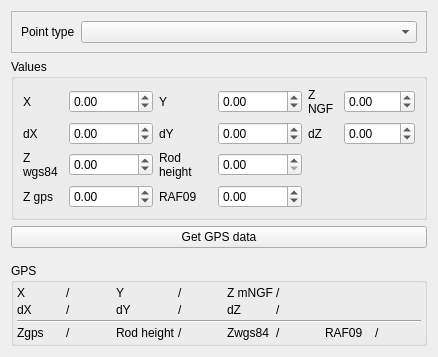
<?xml version="1.0" encoding="UTF-8"?>
<ui version="4.0">
 <class>Form_base3</class>
 <widget class="QWidget" name="Form_base3">
  <property name="geometry">
   <rect>
    <x>0</x>
    <y>0</y>
    <width>438</width>
    <height>357</height>
   </rect>
  </property>
  <property name="windowTitle">
   <string>Form</string>
  </property>
  <layout class="QVBoxLayout" name="verticalLayout">
   <item>
    <widget class="QFrame" name="frame">
     <property name="frameShape">
      <enum>QFrame::StyledPanel</enum>
     </property>
     <property name="frameShadow">
      <enum>QFrame::Raised</enum>
     </property>
     <layout class="QFormLayout" name="formLayout_2">
      <item row="0" column="0">
       <widget class="QLabel" name="label">
        <property name="text">
         <string>Point type</string>
        </property>
       </widget>
      </item>
      <item row="0" column="1">
       <widget class="QComboBox" name="comboBox_position"/>
      </item>
     </layout>
    </widget>
   </item>
   <item>
    <widget class="QGroupBox" name="groupBox_2">
     <property name="title">
      <string>Values</string>
     </property>
     <layout class="QGridLayout" name="gridLayout_2">
      <item row="4" column="0">
       <widget class="QLabel" name="label_13">
        <property name="text">
         <string>Z wgs84</string>
        </property>
        <property name="wordWrap">
         <bool>true</bool>
        </property>
       </widget>
      </item>
      <item row="1" column="3">
       <widget class="QDoubleSpinBox" name="doubleSpinBox_dY">
        <property name="minimum">
         <double>-1.000000000000000</double>
        </property>
       </widget>
      </item>
      <item row="0" column="1">
       <widget class="QDoubleSpinBox" name="doubleSpinBox_X">
        <property name="minimum">
         <double>-1.000000000000000</double>
        </property>
        <property name="maximum">
         <double>9999999.000000000000000</double>
        </property>
       </widget>
      </item>
      <item row="1" column="2">
       <widget class="QLabel" name="label_14">
        <property name="text">
         <string>dY</string>
        </property>
       </widget>
      </item>
      <item row="0" column="0">
       <widget class="QLabel" name="label_5">
        <property name="text">
         <string>X</string>
        </property>
       </widget>
      </item>
      <item row="5" column="1">
       <widget class="QDoubleSpinBox" name="doubleSpinBox_Zgps">
        <property name="minimum">
         <double>-100.000000000000000</double>
        </property>
        <property name="maximum">
         <double>9999.000000000000000</double>
        </property>
       </widget>
      </item>
      <item row="4" column="1">
       <widget class="QDoubleSpinBox" name="doubleSpinBox_Zwgs84">
        <property name="minimum">
         <double>-100.000000000000000</double>
        </property>
        <property name="maximum">
         <double>9999.000000000000000</double>
        </property>
       </widget>
      </item>
      <item row="5" column="2">
       <widget class="QLabel" name="label_16">
        <property name="text">
         <string>RAF09</string>
        </property>
        <property name="wordWrap">
         <bool>true</bool>
        </property>
       </widget>
      </item>
      <item row="5" column="0">
       <widget class="QLabel" name="label_18">
        <property name="text">
         <string>Z gps</string>
        </property>
        <property name="wordWrap">
         <bool>true</bool>
        </property>
       </widget>
      </item>
      <item row="4" column="3">
       <widget class="QDoubleSpinBox" name="doubleSpinBox_hautperche"/>
      </item>
      <item row="5" column="3">
       <widget class="QDoubleSpinBox" name="doubleSpinBox_raf09">
        <property name="minimum">
         <double>-999.000000000000000</double>
        </property>
        <property name="maximum">
         <double>999.000000000000000</double>
        </property>
       </widget>
      </item>
      <item row="4" column="2">
       <widget class="QLabel" name="label_22">
        <property name="text">
         <string>Rod height</string>
        </property>
        <property name="wordWrap">
         <bool>true</bool>
        </property>
       </widget>
      </item>
      <item row="0" column="2">
       <widget class="QLabel" name="label_9">
        <property name="text">
         <string>Y</string>
        </property>
       </widget>
      </item>
      <item row="0" column="4">
       <widget class="QLabel" name="label_11">
        <property name="text">
         <string>Z NGF</string>
        </property>
        <property name="wordWrap">
         <bool>true</bool>
        </property>
       </widget>
      </item>
      <item row="0" column="3">
       <widget class="QDoubleSpinBox" name="doubleSpinBox_Y">
        <property name="minimum">
         <double>-1.000000000000000</double>
        </property>
        <property name="maximum">
         <double>9999999.000000000000000</double>
        </property>
       </widget>
      </item>
      <item row="0" column="5">
       <widget class="QDoubleSpinBox" name="doubleSpinBox_Zngf">
        <property name="enabled">
         <bool>true</bool>
        </property>
        <property name="minimum">
         <double>-100.000000000000000</double>
        </property>
        <property name="maximum">
         <double>9999.000000000000000</double>
        </property>
       </widget>
      </item>
      <item row="1" column="0">
       <widget class="QLabel" name="label_7">
        <property name="text">
         <string>dX</string>
        </property>
       </widget>
      </item>
      <item row="1" column="1">
       <widget class="QDoubleSpinBox" name="doubleSpinBox_dX">
        <property name="minimum">
         <double>-1.000000000000000</double>
        </property>
       </widget>
      </item>
      <item row="1" column="4">
       <widget class="QLabel" name="label_15">
        <property name="text">
         <string>dZ</string>
        </property>
       </widget>
      </item>
      <item row="1" column="5">
       <widget class="QDoubleSpinBox" name="doubleSpinBox_dZ">
        <property name="minimum">
         <double>-1.000000000000000</double>
        </property>
       </widget>
      </item>
     </layout>
    </widget>
   </item>
   <item>
    <widget class="QPushButton" name="pushButton_catchvalues">
     <property name="text">
      <string>Get GPS data</string>
     </property>
    </widget>
   </item>
   <item>
    <spacer name="verticalSpacer">
     <property name="orientation">
      <enum>Qt::Vertical</enum>
     </property>
     <property name="sizeHint" stdset="0">
      <size>
       <width>20</width>
       <height>40</height>
      </size>
     </property>
    </spacer>
   </item>
   <item>
    <widget class="QGroupBox" name="groupBox_3">
     <property name="title">
      <string>GPS</string>
     </property>
     <layout class="QGridLayout" name="gridLayout_17">
      <property name="leftMargin">
       <number>3</number>
      </property>
      <property name="topMargin">
       <number>3</number>
      </property>
      <property name="rightMargin">
       <number>3</number>
      </property>
      <property name="bottomMargin">
       <number>3</number>
      </property>
      <property name="spacing">
       <number>3</number>
      </property>
      <item row="0" column="3">
       <widget class="QLabel" name="label_Y">
        <property name="text">
         <string>/</string>
        </property>
       </widget>
      </item>
      <item row="0" column="2">
       <widget class="QLabel" name="label_64">
        <property name="text">
         <string>Y</string>
        </property>
       </widget>
      </item>
      <item row="1" column="5">
       <widget class="QLabel" name="label_dZ">
        <property name="text">
         <string>/</string>
        </property>
       </widget>
      </item>
      <item row="0" column="5">
       <widget class="QLabel" name="label_Z">
        <property name="text">
         <string>/</string>
        </property>
       </widget>
      </item>
      <item row="1" column="1">
       <widget class="QLabel" name="label_dX">
        <property name="text">
         <string>/</string>
        </property>
       </widget>
      </item>
      <item row="3" column="6">
       <widget class="QLabel" name="label_61">
        <property name="text">
         <string>RAF09</string>
        </property>
       </widget>
      </item>
      <item row="1" column="4">
       <widget class="QLabel" name="label_68">
        <property name="text">
         <string>dZ</string>
        </property>
       </widget>
      </item>
      <item row="1" column="0">
       <widget class="QLabel" name="label_65">
        <property name="text">
         <string>dX</string>
        </property>
       </widget>
      </item>
      <item row="1" column="2">
       <widget class="QLabel" name="label_67">
        <property name="text">
         <string>dY</string>
        </property>
       </widget>
      </item>
      <item row="1" column="3">
       <widget class="QLabel" name="label_dY">
        <property name="text">
         <string>/</string>
        </property>
       </widget>
      </item>
      <item row="3" column="0">
       <widget class="QLabel" name="label_62">
        <property name="text">
         <string>Zgps</string>
        </property>
       </widget>
      </item>
      <item row="0" column="4">
       <widget class="QLabel" name="label_66">
        <property name="text">
         <string>Z mNGF</string>
        </property>
       </widget>
      </item>
      <item row="3" column="1">
       <widget class="QLabel" name="label_zgps">
        <property name="text">
         <string>/</string>
        </property>
       </widget>
      </item>
      <item row="3" column="3">
       <widget class="QLabel" name="label_hautperche">
        <property name="text">
         <string>/</string>
        </property>
       </widget>
      </item>
      <item row="3" column="2">
       <widget class="QLabel" name="label_70">
        <property name="text">
         <string>Rod height</string>
        </property>
       </widget>
      </item>
      <item row="3" column="5">
       <widget class="QLabel" name="label_zwgs84">
        <property name="text">
         <string>/</string>
        </property>
       </widget>
      </item>
      <item row="3" column="4">
       <widget class="QLabel" name="label_63">
        <property name="text">
         <string>Zwgs84</string>
        </property>
       </widget>
      </item>
      <item row="0" column="1">
       <widget class="QLabel" name="label_X">
        <property name="text">
         <string>/</string>
        </property>
       </widget>
      </item>
      <item row="0" column="0">
       <widget class="QLabel" name="label_69">
        <property name="text">
         <string>X</string>
        </property>
       </widget>
      </item>
      <item row="3" column="7">
       <widget class="QLabel" name="label_raf09">
        <property name="text">
         <string>/</string>
        </property>
       </widget>
      </item>
      <item row="2" column="0" colspan="8">
       <widget class="Line" name="line">
        <property name="orientation">
         <enum>Qt::Horizontal</enum>
        </property>
       </widget>
      </item>
     </layout>
    </widget>
   </item>
  </layout>
 </widget>
 <resources/>
 <connections/>
</ui>
